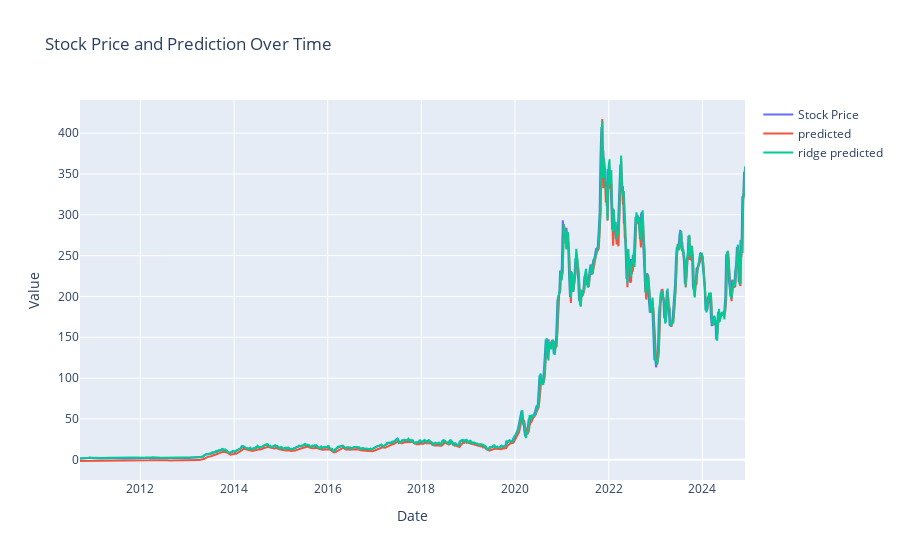

The notebook cell saved with this chart:
### Code cell
import plotly.express as px
import plotly.graph_objects as go

trace1 = go.Scatter(x=df_stock.index[time_step:], y=lstm_predictions['y'], mode='lines', name='Stock Price')
trace2 = go.Scatter(x=df_stock.index[time_step:], y=lstm_predictions['predictions'], mode='lines', name='predicted')
trace3 = go.Scatter(x=df_stock.index[time_step:], y=lstm_predictions['ridge_predictions'], mode='lines', name='ridge predicted')

# Create the layout
layout = go.Layout(
    title='Stock Price and Prediction Over Time',
    xaxis=dict(title='Date'),
    yaxis=dict(title='Value')
)

# Create the figure with both traces
fig = go.Figure(data=[trace1, trace2,trace3], layout=layout)

# Show the plot
fig.show()

### Figure 1 — Plotly figure (JSON) as saved in the notebook; plotly's stock layout.template omitted (floating-point values rounded to 4 significant figures; data arrays with more than 128 entries replaced by an {"elided": "..."} marker saying what was removed)
{"data": [{"mode": "lines", "name": "Stock Price", "type": "scatter", "x": {"elided": "742 str values"}, "y": {"elided": "742 float values"}}, {"mode": "lines", "name": "predicted", "type": "scatter", "x": {"elided": "742 str values"}, "y": {"elided": "742 float values"}}, {"mode": "lines", "name": "ridge predicted", "type": "scatter", "x": {"elided": "742 str values"}, "y": {"elided": "742 float values"}}], "layout": {"title": {"text": "Stock Price and Prediction Over Time"}, "xaxis": {"title": {"text": "Date"}}, "yaxis": {"title": {"text": "Value"}}}}
